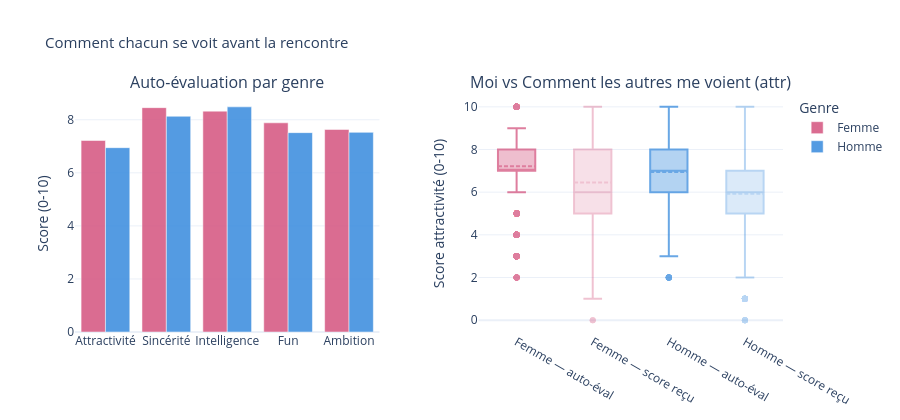

Notebook source saved alongside this figure:
### Code cell
# =============================================================================
# AUTO-ÉVALUATION T1
# =============================================================================
print("\n" + "─" * 65)
print("AUTO-ÉVALUATION T1 (comment je me vois)")
print("─" * 65)
 
self_stats = df[SELF_COLS].agg(["mean","median","std"]).T.round(2)
self_stats.index = [ATTR_FR.get(c, c) for c in self_stats.index]
print("\nAuto-évaluation moyenne (0-10) :")
print(self_stats.to_string())
print("\n> Intelligence (8.40) et Sincérité (8.29) : biais de sur-évaluation fort")
print("> Les gens se notent bien au-dessus de la moyenne des scores reçus")
print(f"=> Score attr reçu moyen : {df['attr_o'].mean():.2f}  vs auto-éval attr : {df['attr3_1'].mean():.2f}")
 
self_gender = df.groupby("gender_label")[SELF_COLS].mean().T.reset_index()
self_gender.columns = ["col","Femme","Homme"]
self_gender["Attribut"] = self_gender["col"].map(ATTR_FR)
 
fig_u4 = make_subplots(
    rows=1, cols=2,
    subplot_titles=[
        "Auto-évaluation par genre",
        "Moi vs Comment les autres me voient (attr)"
    ],
    horizontal_spacing=0.14,
)
 
for genre, clr in [("Femme", C["female"]), ("Homme", C["male"])]:
    fig_u4.add_trace(go.Bar(
        x=self_gender["Attribut"], y=self_gender[genre],
        name=genre, marker_color=clr, opacity=0.85,
    ), row=1, col=1)
 
# Comparaison auto-eval attr vs score reçu attr_o
for genre, clr, col_self, col_other in [
    ("Femme", C["female"], df[df["gender"]==0], df[df["gender"]==0]),
    ("Homme", C["male"],   df[df["gender"]==1], df[df["gender"]==1]),
]:
    sub = df[df["gender_label"] == genre]
    fig_u4.add_trace(go.Box(
        y=sub["attr3_1"], name=f"{genre} — auto-éval",
        marker_color=clr, opacity=0.75,
        boxmean=True, showlegend=False,
    ), row=1, col=2)
    fig_u4.add_trace(go.Box(
        y=sub["attr_o"], name=f"{genre} — score reçu",
        marker_color=clr, opacity=0.35,
        boxmean=True, showlegend=False,
    ), row=1, col=2)
 
fig_u4.update_layout(
    title="Comment chacun se voit avant la rencontre",
    height=420, plot_bgcolor="white", title_font_size=15,
    margin=dict(t=95, b=75, l=75, r=45),
    barmode="group", legend_title="Genre",
)
fig_u4.update_yaxes(title_text="Score (0-10)", row=1, col=1)
fig_u4.update_yaxes(title_text="Score attractivité (0-10)", row=1, col=2)
fig_u4.show()

### Figure 1 — Plotly figure (JSON) as saved in the notebook; plotly's stock layout.template omitted (floating-point values rounded to 4 significant figures; data arrays with more than 128 entries replaced by an {"elided": "..."} marker saying what was removed)
{"data": [{"marker": {"color": "#D4537E"}, "name": "Femme", "opacity": 0.85, "type": "bar", "x": ["Attractivité", "Sincérité", "Intelligence", "Fun", "Ambition"], "xaxis": "x", "y": [7.219, 8.458, 8.326, 7.886, 7.634], "yaxis": "y"}, {"marker": {"color": "#378ADD"}, "name": "Homme", "opacity": 0.85, "type": "bar", "x": ["Attractivité", "Sincérité", "Intelligence", "Fun", "Ambition"], "xaxis": "x", "y": [6.949, 8.133, 8.488, 7.516, 7.526], "yaxis": "y"}, {"boxmean": true, "marker": {"color": "#D4537E"}, "name": "Femme — auto-éval", "opacity": 0.75, "showlegend": false, "type": "box", "xaxis": "x2", "y": {"elided": "4119 float values"}, "yaxis": "y2"}, {"boxmean": true, "marker": {"color": "#D4537E"}, "name": "Femme — score reçu", "opacity": 0.35, "showlegend": false, "type": "box", "xaxis": "x2", "y": {"elided": "4119 float values"}, "yaxis": "y2"}, {"boxmean": true, "marker": {"color": "#378ADD"}, "name": "Homme — auto-éval", "opacity": 0.75, "showlegend": false, "type": "box", "xaxis": "x2", "y": {"elided": "4164 float values"}, "yaxis": "y2"}, {"boxmean": true, "marker": {"color": "#378ADD"}, "name": "Homme — score reçu", "opacity": 0.35, "showlegend": false, "type": "box", "xaxis": "x2", "y": {"elided": "4164 float values"}, "yaxis": "y2"}], "layout": {"annotations": [{"font": {"size": 16}, "showarrow": false, "text": "Auto-évaluation par genre", "x": 0.215, "xanchor": "center", "xref": "paper", "y": 1, "yanchor": "bottom", "yref": "paper"}, {"font": {"size": 16}, "showarrow": false, "text": "Moi vs Comment les autres me voient (attr)", "x": 0.785, "xanchor": "center", "xref": "paper", "y": 1, "yanchor": "bottom", "yref": "paper"}], "barmode": "group", "height": 420, "legend": {"title": {"text": "Genre"}}, "margin": {"b": 75, "l": 75, "r": 45, "t": 95}, "plot_bgcolor": "white", "title": {"font": {"size": 15}, "text": "Comment chacun se voit avant la rencontre"}, "xaxis": {"anchor": "y", "domain": [0, 0.43]}, "xaxis2": {"anchor": "y2", "domain": [0.57, 1]}, "yaxis": {"anchor": "x", "domain": [0, 1], "title": {"text": "Score (0-10)"}}, "yaxis2": {"anchor": "x2", "domain": [0, 1], "title": {"text": "Score attractivité (0-10)"}}}}
